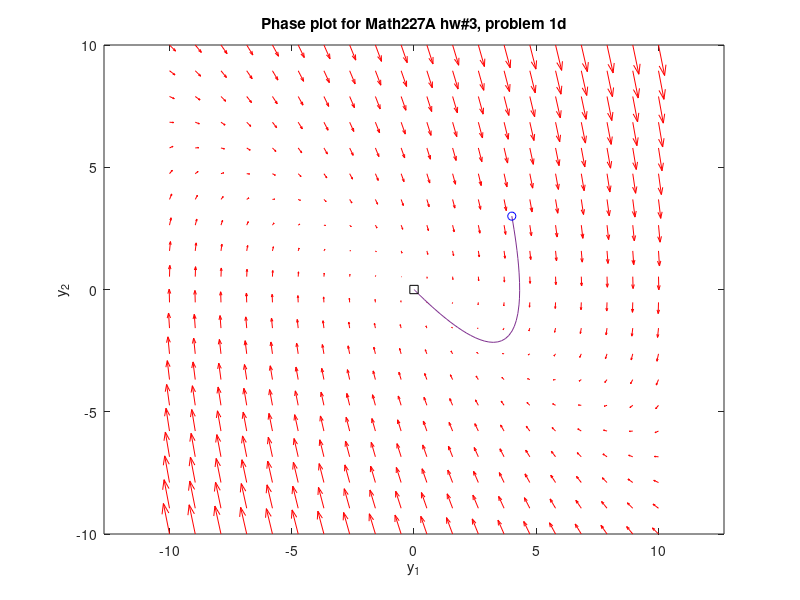

Reproduce this figure in MATLAB.
clear all; close all; clc;
% 10/23/20
% i stole most of this code from here: http://matlab.cheme.cmu.edu/2011/08/09/phase-portraits-of-a-system-of-odes/

f = @(t,Y) [Y(2); -2*Y(1)-3*Y(2)];

y1 = linspace(-10,10,20);
y2 = linspace(-10,10,20);

% creates two matrices one for all the x-values on the grid, and one for
% all the y-values on the grid. Note that x and y are matrices of the same
% size and shape, in this case 20 rows and 20 columns
[x,y] = meshgrid(y1,y2);
size(x);
size(y);

u = zeros(size(x));
v = zeros(size(x));

% we can use a single loop over each element to compute the derivatives at
% each point (y1, y2)
t=0; % we want the derivatives at each point at t=0, i.e. the starting time
for i = 1:numel(x)
    Yprime = f(t,[x(i); y(i)]);
    u(i) = Yprime(1);
    v(i) = Yprime(2);
end

quiver(x,y,u,v,'r'); figure(gcf)
xlabel('y_1')
ylabel('y_2')
axis tight equal;
title('Phase plot for Math227A hw#3, problem 1d')

y10=4;
hold on
for y20 = [3]
    [ts,ys] = ode45(f,[0,10],[y10;y20]);
    plot(ys(:,1),ys(:,2))
    plot(ys(1,1),ys(1,2),'bo') % starting point
    plot(ys(end,1),ys(end,2),'ks') % ending point
end
hold off

'done'


% categories: ODEs
% tags: math
% credit for most of this code: http://matlab.cheme.cmu.edu/2011/08/09/phase-portraits-of-a-system-of-odes/